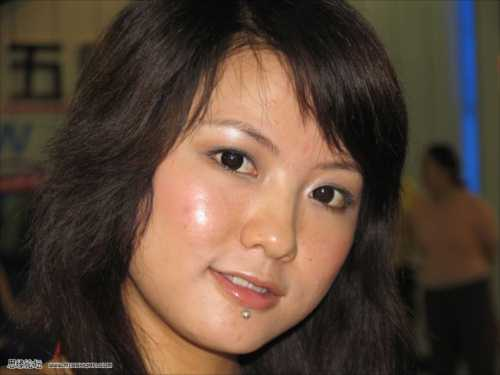
#> input picture code/python/face/142204107567719.jpg, 500 x 375 px
$ python whitening.py --image face/142204107567719.jpg
#> lines starting #> are read from the running program, lines starting #| are printed output that depends on the picture
#> further down, image is the input picture: shape (375, 500, 3); mean B, G, R 55.7, 69, 88.2
# -*- coding: utf-8 -*-
"""
Created on Mon Nov 07 16:50:30 2016

美白

参数：
imagename 图像路径名字
whitenlevel 美白程度

@author: yuanwenjin
"""

import numpy as np
# from skimage import io
import cv2
# import matplotlib.pyplot as plt
import argparse

def whitening(image, whitenlevel):
    "美白"
#> called with whitenlevel = 5
    'image:图像数据,array'
    'whitenlevel:美白程度,>1'

    whiten = np.zeros(image.shape)
    image1 = image.astype(float) / 255
    whiten[:,:,0] = np.log(image1[:,:,0] * (whitenlevel - 1) + 1) / np.log(whitenlevel)
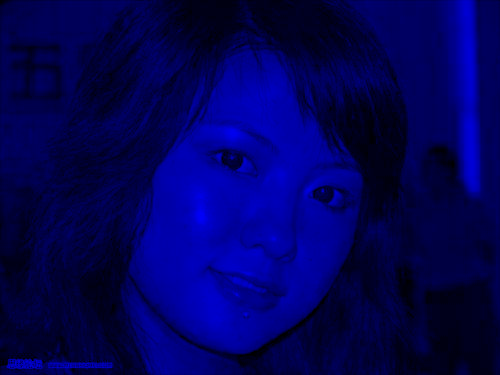
#> whiten: shape (375, 500, 3) float64; mean B, G, R 0.356, 0, 0
    whiten[:,:,1] = np.log(image1[:,:,1] * (whitenlevel - 1) + 1) / np.log(whitenlevel)
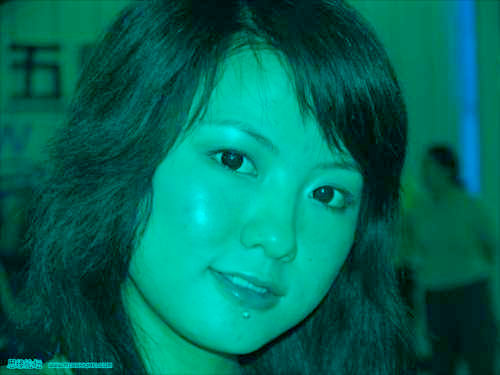
#> whiten: shape (375, 500, 3) float64; mean B, G, R 0.356, 0.415, 0
    whiten[:,:,2] = np.log(image1[:,:,2] * (whitenlevel - 1) + 1) / np.log(whitenlevel)
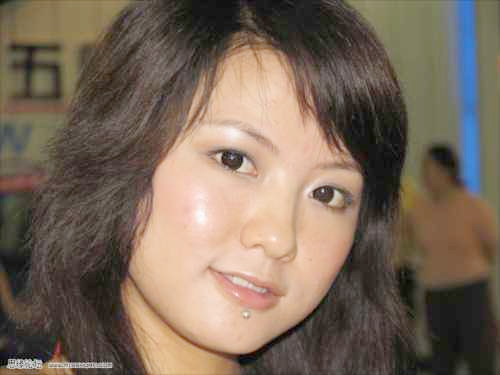
#> whiten: shape (375, 500, 3) float64; mean B, G, R 0.356, 0.415, 0.48

    return np.uint8(whiten * 255)

if __name__ == '__main__':

    parser = argparse.ArgumentParser()
    parser.add_argument('--image',
                        default = '../../data/ddd.jpg',
                        help = 'image to be processing')
    parser.add_argument('--level',
                        default = 5,
                        help = 'float data > 1')
    args = parser.parse_args()

    imagename = args.image
    whitenlevel = float(args.level)

    # 读取图像
    # image = io.imread(imagename)
    image = cv2.imread(imagename)

    # [7 lines of commented-out code are left out]

    whiten = whitening(image, whitenlevel)

    cv2.putText(whiten, 'beta=%s' % args.level, (400, 50), cv2.FONT_HERSHEY_SIMPLEX, 0.8, (0,0,255), 1, cv2.LINE_AA)
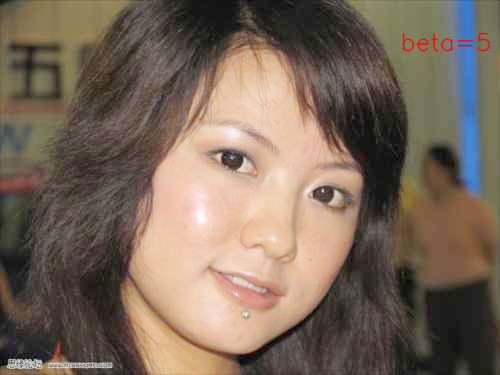
#> whiten: shape (375, 500, 3); mean B, G, R 90.2, 105.2, 122.1
    cv2.imwrite('gamma%s.jpg' % args.level, whiten)
    cv2.imshow('off', whiten)
    cv2.waitKey(0)

$ run again, on data/152238268816774.jpg
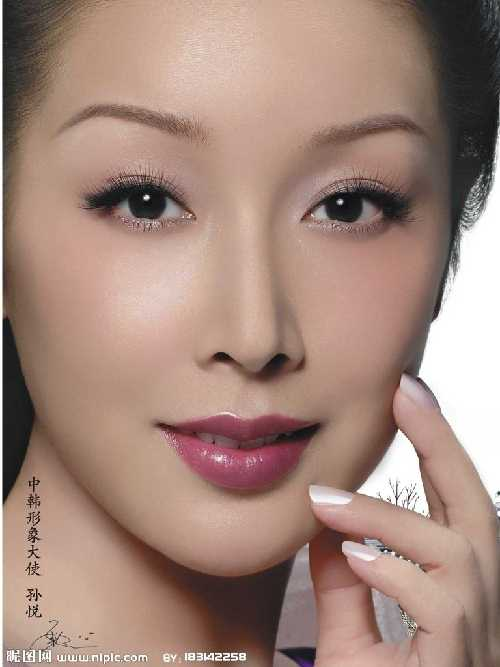
#> input picture data/152238268816774.jpg, 500 x 667 px
#> image is the input picture: shape (667, 500, 3); mean B, G, R 124, 135.8, 164.2
#> in whitening, `whiten[:,:,1] = np.log(image1[:,:,1] * (whitenlevel - 1) + 1) / np.log..`:
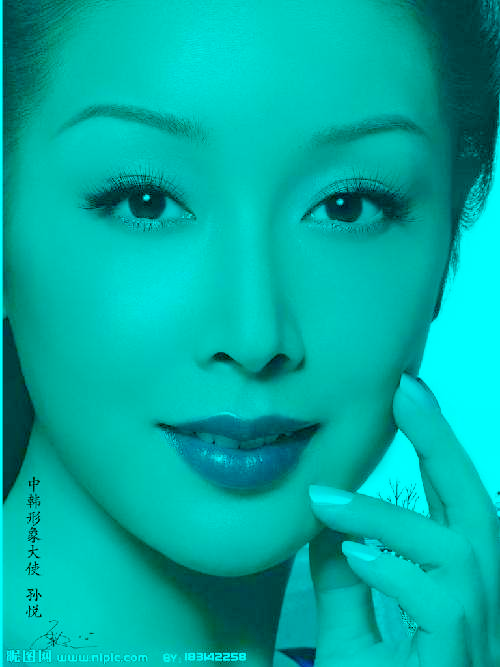
#> whiten: shape (667, 500, 3) float64; mean B, G, R 0.647, 0.685, 0
#> `cv2.putText(whiten, 'beta=%s' % args.level, (400, 50), cv2.FONT_HERSHE..`:
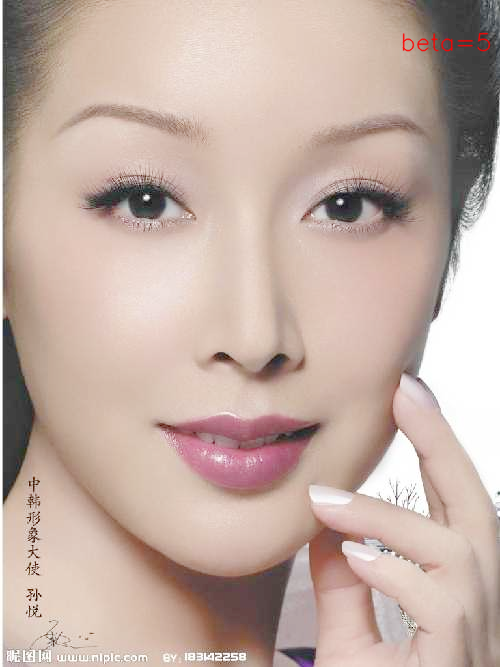
#> whiten: shape (667, 500, 3); mean B, G, R 164.5, 174.1, 195.8
